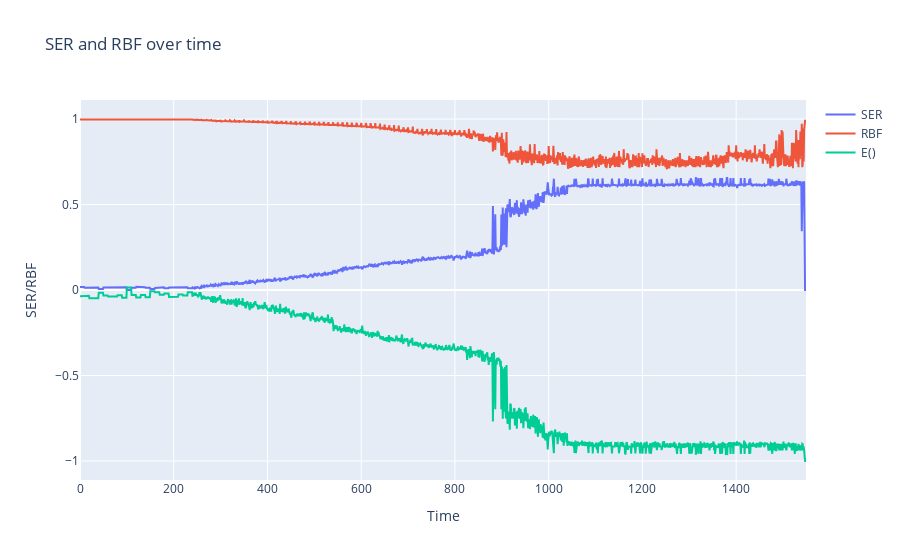

The notebook cell this image was saved under:
### Code cell
sers = np.apply_along_axis(ser, 1, risks_history)
rbfs = np.apply_along_axis(rbf, 1, evals_history)

# plot sers and rbfs
fig = go.Figure()
fig.add_trace(go.Scatter(x=np.arange(len(sers)), y=sers, mode='lines', name="SER"))
fig.add_trace(go.Scatter(x=np.arange(len(rbfs)), y=rbfs, mode='lines', name="RBF"))
fig.add_trace(go.Scatter(x=np.arange(len(lasts)), y=lasts, mode='lines', name="E()"))
fig.update_layout(title='SER and RBF over time', xaxis_title='Time', yaxis_title='SER/RBF')
fig.show()

### Figure 1 — Plotly figure (JSON) as saved in the notebook; plotly's stock layout.template omitted (floating-point values rounded to 4 significant figures; data arrays with more than 128 entries replaced by an {"elided": "..."} marker saying what was removed)
{"data": [{"mode": "lines", "name": "SER", "type": "scatter", "x": {"elided": "1550 int values"}, "y": {"elided": "1550 float values"}}, {"mode": "lines", "name": "RBF", "type": "scatter", "x": {"elided": "1550 int values"}, "y": {"elided": "1550 float values"}}, {"mode": "lines", "name": "E()", "type": "scatter", "x": {"elided": "1550 int values"}, "y": {"elided": "1550 float values"}}], "layout": {"title": {"text": "SER and RBF over time"}, "xaxis": {"title": {"text": "Time"}}, "yaxis": {"title": {"text": "SER/RBF"}}}}
